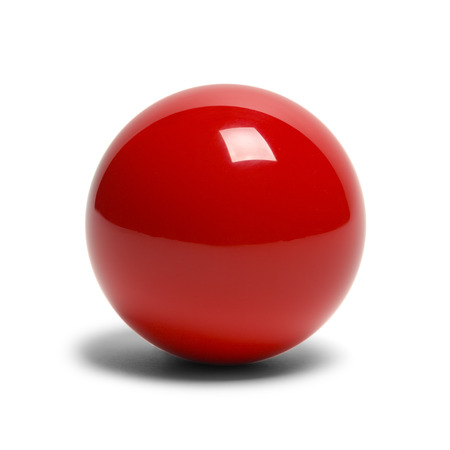
#> input picture Open_cv_tutorial/Resources/redball.jpg, 450 x 450 px
$ python Binarization.py
#> lines starting #> are read from the running program, lines starting #| are printed output that depends on the picture; after the words box and inside, x2 and y2 are one past the last pixel; in counts of white or black regions, pixels touching at a corner belong together
import cv2

def nothing(x):
    pass

# 이름이 Binary 인 window 창 만들고 trackbar 만들기
cv2.namedWindow('Binary')
cv2.createTrackbar('threshold', 'Binary', 0, 255, nothing)
# 초기값 설정
cv2.setTrackbarPos('threshold', 'Binary', 169)

img_color = cv2.imread("Resources/redball.jpg", cv2.IMREAD_COLOR)
#> img_color is the input picture: shape (450, 450, 3); mean B, G, R 184, 184.9, 226.5
img_gray = cv2.cvtColor(img_color, cv2.COLOR_BGR2GRAY)
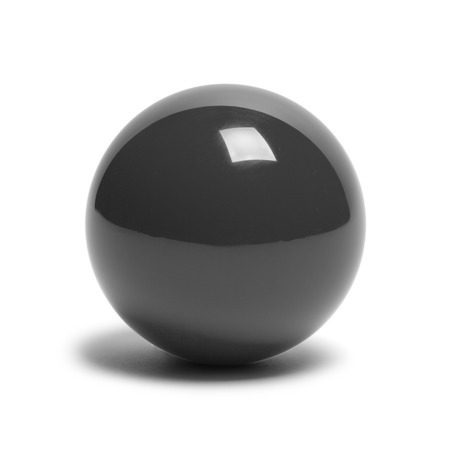
#> img_gray: shape (450, 450); min 13, max 255, mean 197.3
cv2.imshow("Redball", img_color)
cv2.imshow("Gray_Ball", img_gray)
cv2.waitKey(0)
while(True):
    # track bar의 현재값을 가져온다
    low = cv2.getTrackbarPos('threshold', 'Binary')
    ret, img_binary = cv2.threshold(img_gray, low, 255, cv2.THRESH_BINARY_INV)
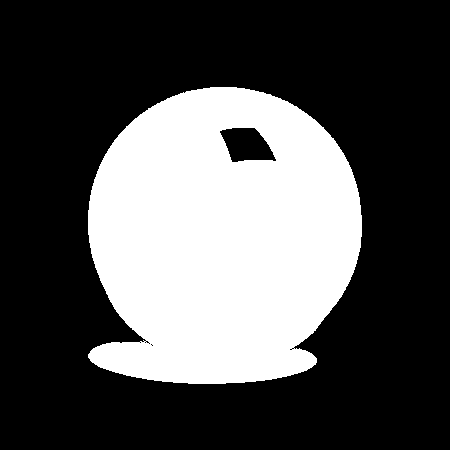
#> img_binary: shape (450, 450); 31.8% white; 1 white region, box (x1, y1, x2, y2) and area: (88, 87, 362, 384) 64371
#> ret = 169

    cv2.imshow("Binary", img_binary)

    img_result = cv2.bitwise_and(img_color, img_color, mask = img_binary)
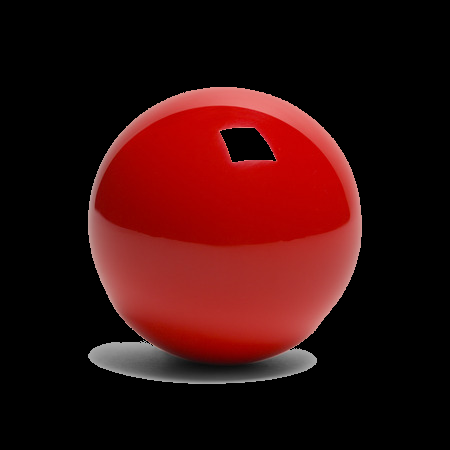
#> img_result: shape (450, 450, 3); mean B, G, R 12.3, 13.1, 53.9
    cv2.imshow('Result', img_result)
    if cv2.waitKey(1)&0xFF == 27:
#> (key Esc is pressed here)
        break
#> (the run stopped early here; a loop or call above may not have finished)

$ run again, with Open_cv_tutorial/Resources/big_letters.jpg copied over Open_cv_tutorial/Resources/redball.jpg
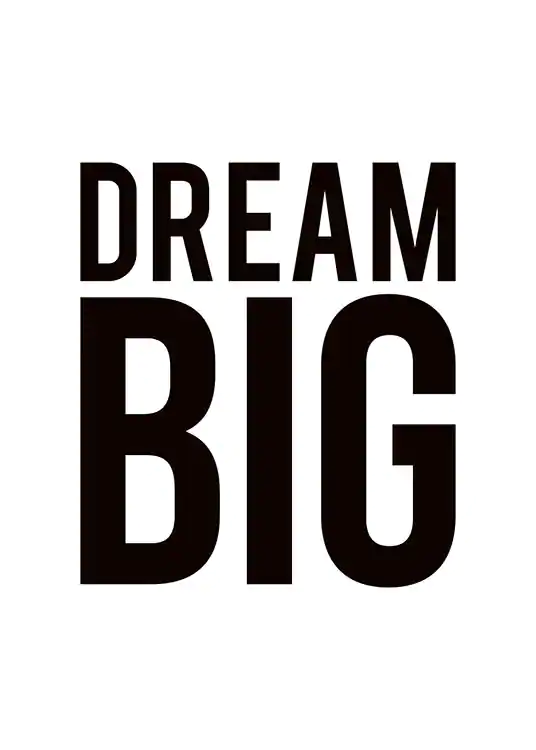
#> input picture Open_cv_tutorial/Resources/big_letters.jpg, 536 x 750 px
#> img_color is the input picture: shape (750, 536, 3); mean B, G, R 195.7, 196.3, 198.4
#> `ret, img_binary = cv2.threshold(img_gray, low, 255, cv2.THRESH_BINARY_..`:
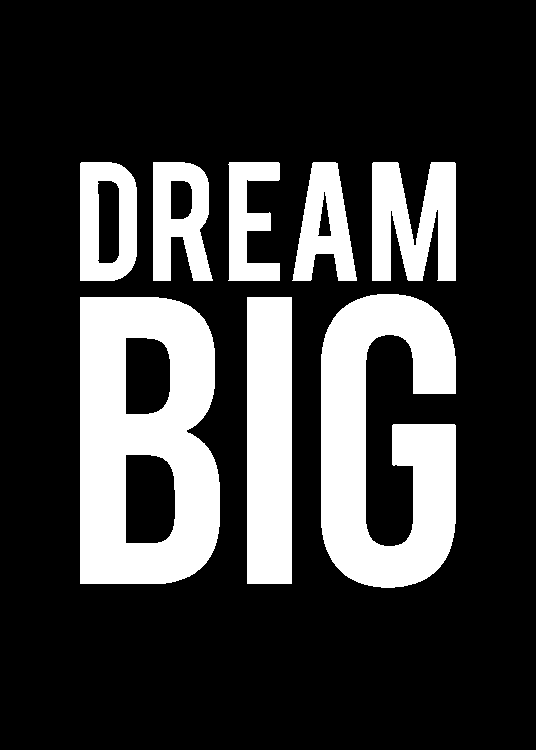
#> img_binary: shape (750, 536); 23.5% white; 8 white regions, largest, box (x1, y1, x2, y2) and area: (80, 297, 220, 584) 30022, (321, 294, 456, 588) 26383, (247, 297, 292, 584) 12915
#> ret = 169
#> `img_result = cv2.bitwise_and(img_color, img_color, mask = img_binary)`:
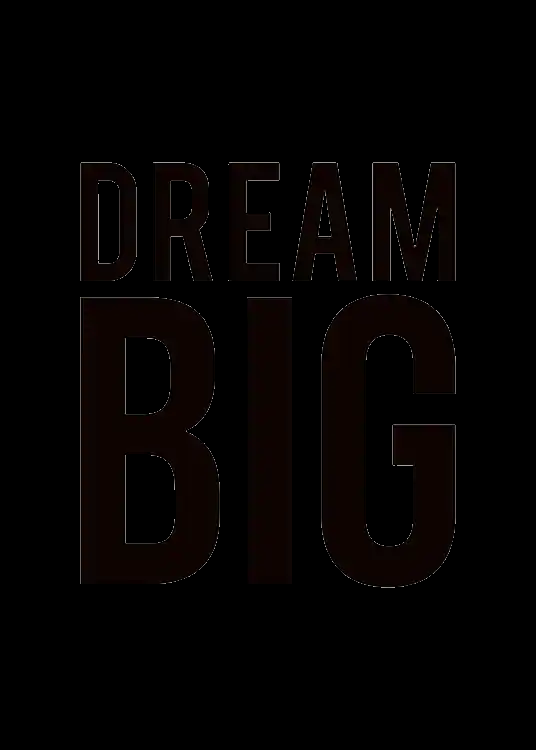
#> img_result: shape (750, 536, 3); mean B, G, R 1.2, 1.8, 3.8
